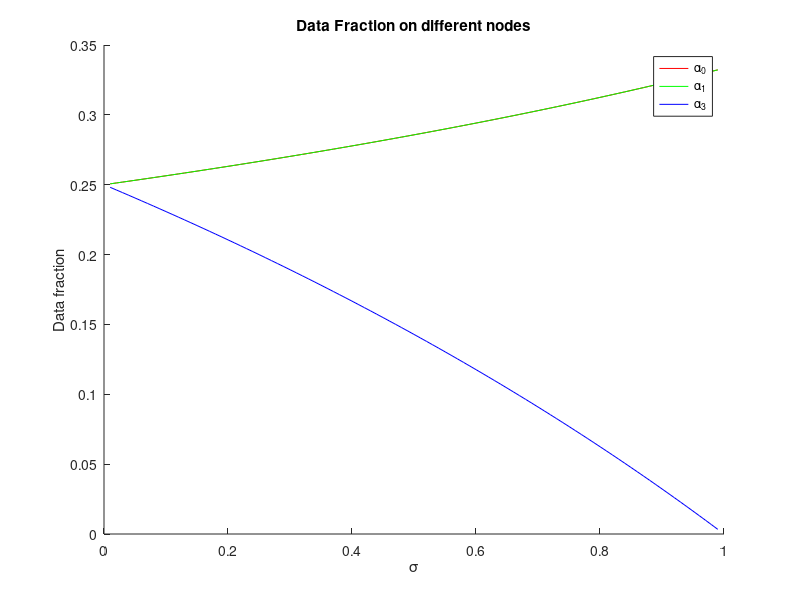
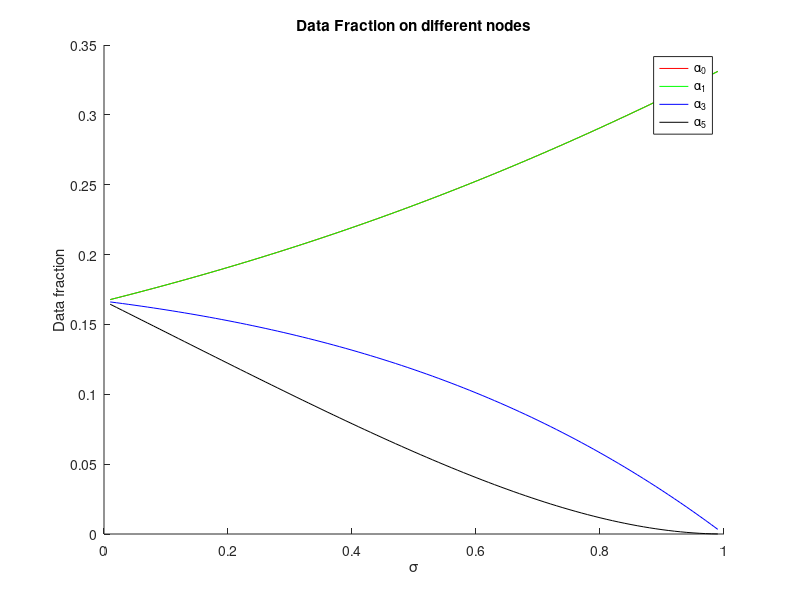
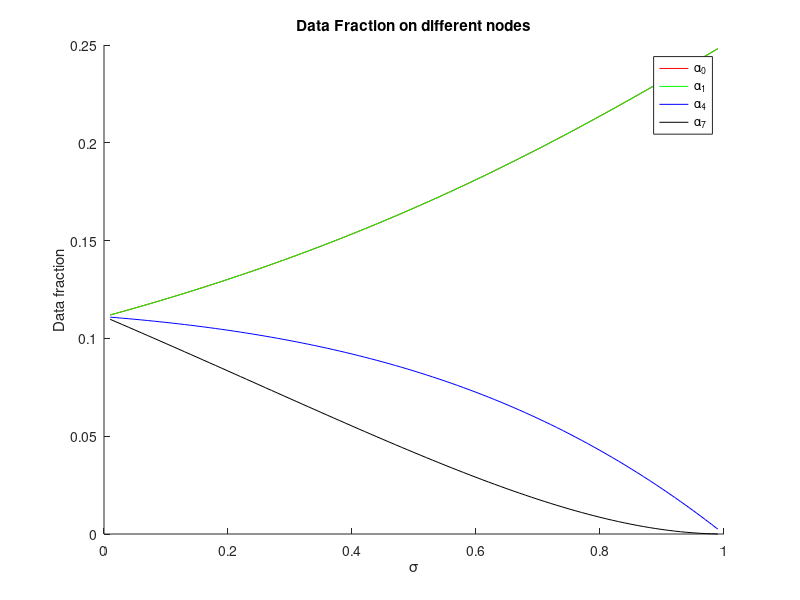
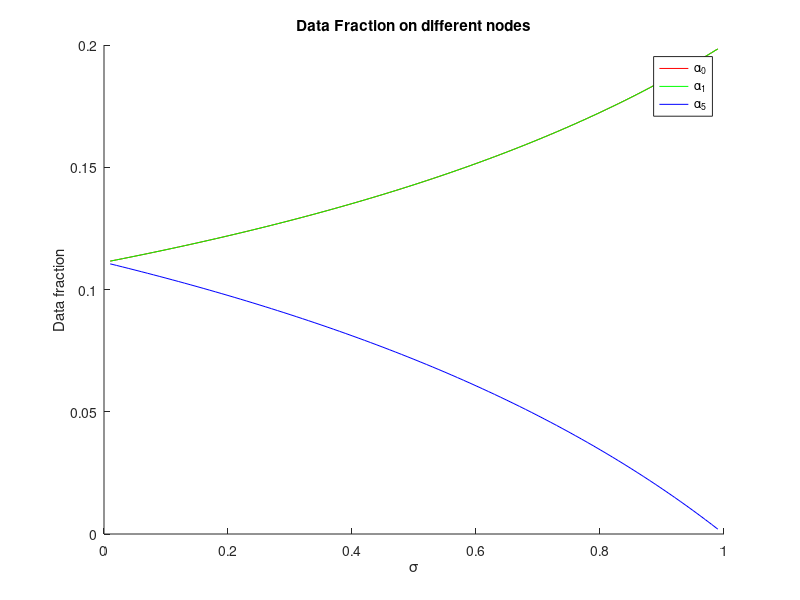

Recreate these plots in MATLAB, in order.
%%
clear
clc
B = [1
    0
    0];
solution = [];

for sigma = 0.01:0.01:0.99
    A = [1 2 1
        1 -1 0
        0 sigma-1 1];
    s = [];
    s = A\B;
    s = s';
    solution = [solution;s];
end

sigma = [0.01:0.01:0.99];

figure
hold on
plot(sigma,solution(:,1),'r');
plot(sigma,solution(:,2),'g');
plot(sigma,solution(:,3),'b');

ylabel('Data fraction');
xlabel('\sigma');
title('Data Fraction on different nodes');
legend('\alpha_0','\alpha_1','\alpha_3');
%%
clear
clc
B = [1
    0
    0
    0];

solution = [];
for sigma = 0.01:0.01:0.99
    
    A = [1 2 2 1
        1 -1 0 0
        0 sigma-1 1 0
        0 sigma-1 sigma 1];
    
    s = [];
    s = A\B;
    s = s';
    solution = [solution;s];
     
end

sigma = [0.01:0.01:0.99];

figure
hold on
plot(sigma,solution(:,1),'r');
plot(sigma,solution(:,2),'g');
plot(sigma,solution(:,3),'b');
plot(sigma,solution(:,4),'k');

ylabel('Data fraction');
xlabel('\sigma');
title('Data Fraction on different nodes');
legend('\alpha_0','\alpha_1','\alpha_3','\alpha_5');
%%
clear
clc
B = [1
    0
    0
    0];

solution = [];
for sigma = 0.01:0.01:0.99
    
    A = [1 3 3 2
        1 -1 0 0
        0 sigma-1 1 0
        0 sigma-1 sigma 1];
    
    s = [];
    s = A\B;
    s = s';
    solution = [solution;s];
     
end

sigma = [0.01:0.01:0.99];

figure
hold on
plot(sigma,solution(:,1),'r');
plot(sigma,solution(:,2),'g');
plot(sigma,solution(:,3),'b');
plot(sigma,solution(:,4),'k');

ylabel('Data fraction');
xlabel('\sigma');
title('Data Fraction on different nodes');
legend('\alpha_0','\alpha_1','\alpha_4','\alpha_7');
%%
clear
clc
B = [1
    0
    0];

solution = [];
for sigma = 0.01:0.01:0.99
    
    A = [1 4 4 
        1 -1 0
        0 sigma-1 1];
    
    s = [];
    s = A\B;
    s = s';
    solution = [solution;s];
     
end

sigma = [0.01:0.01:0.99];

figure
hold on
plot(sigma,solution(:,1),'r');
plot(sigma,solution(:,2),'g');
plot(sigma,solution(:,3),'b');

ylabel('Data fraction');
xlabel('\sigma');
title('Data Fraction on different nodes');
legend('\alpha_0','\alpha_1','\alpha_5');
%%

